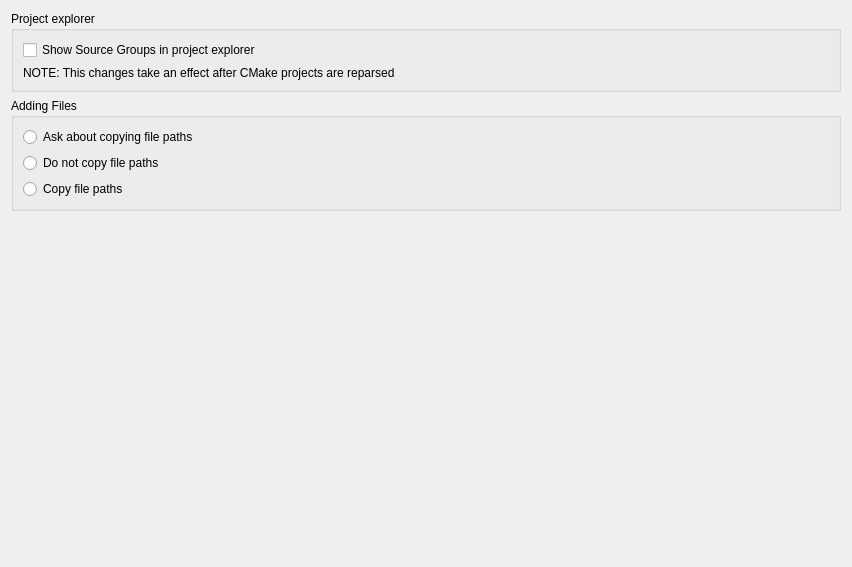
<?xml version="1.0" encoding="UTF-8"?>
<ui version="4.0">
 <class>CMakeProjectManager::Internal::CMakeSpecificSettingForm</class>
 <widget class="QWidget" name="CMakeProjectManager::Internal::CMakeSpecificSettingForm">
  <property name="geometry">
   <rect>
    <x>0</x>
    <y>0</y>
    <width>852</width>
    <height>567</height>
   </rect>
  </property>
  <property name="windowTitle">
   <string notr="true">Form</string>
  </property>
  <layout class="QVBoxLayout" name="verticalLayout_3">
   <item>
    <widget class="QGroupBox" name="groupBox">
     <property name="title">
      <string>Project explorer</string>
     </property>
     <layout class="QVBoxLayout" name="verticalLayout_2">
      <item>
       <widget class="QCheckBox" name="showSourceGroups">
        <property name="text">
         <string>Show Source Groups in project explorer</string>
        </property>
       </widget>
      </item>
      <item>
       <widget class="QLabel" name="label">
        <property name="text">
         <string>NOTE: This changes take an effect after CMake projects are reparsed</string>
        </property>
       </widget>
      </item>
     </layout>
    </widget>
   </item>
   <item>
    <widget class="QGroupBox" name="groupBox_2">
     <property name="toolTip">
      <string>Determines whether file paths are copied to the clipboard for pasting to the CMakeLists.txt file when you add new files to CMake projects.</string>
     </property>
     <property name="title">
      <string>Adding Files</string>
     </property>
     <layout class="QVBoxLayout" name="verticalLayout_4">
      <item>
       <layout class="QVBoxLayout" name="verticalLayout">
        <item>
         <widget class="QRadioButton" name="alwaysAskRadio">
          <property name="text">
           <string>Ask about copying file paths</string>
          </property>
          <attribute name="buttonGroup">
           <string notr="true">newFileAddedCopyToCpliSettingGroup</string>
          </attribute>
         </widget>
        </item>
        <item>
         <widget class="QRadioButton" name="neverCopyRadio">
          <property name="text">
           <string>Do not copy file paths</string>
          </property>
          <attribute name="buttonGroup">
           <string notr="true">newFileAddedCopyToCpliSettingGroup</string>
          </attribute>
         </widget>
        </item>
        <item>
         <widget class="QRadioButton" name="alwaysCopyRadio">
          <property name="text">
           <string>Copy file paths</string>
          </property>
          <attribute name="buttonGroup">
           <string notr="true">newFileAddedCopyToCpliSettingGroup</string>
          </attribute>
         </widget>
        </item>
       </layout>
      </item>
     </layout>
    </widget>
   </item>
   <item>
    <spacer name="verticalSpacer">
     <property name="orientation">
      <enum>Qt::Vertical</enum>
     </property>
     <property name="sizeHint" stdset="0">
      <size>
       <width>20</width>
       <height>40</height>
      </size>
     </property>
    </spacer>
   </item>
  </layout>
 </widget>
 <resources/>
 <connections/>
 <buttongroups>
  <buttongroup name="newFileAddedCopyToCpliSettingGroup"/>
 </buttongroups>
</ui>
